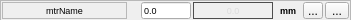
<?xml version="1.0" encoding="UTF-8"?>
<ui version="4.0">
 <class>Form</class>
 <widget class="QWidget" name="Form">
  <property name="geometry">
   <rect>
    <x>0</x>
    <y>0</y>
    <width>351</width>
    <height>20</height>
   </rect>
  </property>
  <property name="minimumSize">
   <size>
    <width>0</width>
    <height>20</height>
   </size>
  </property>
  <property name="maximumSize">
   <size>
    <width>500</width>
    <height>300</height>
   </size>
  </property>
  <property name="windowTitle">
   <string>Form</string>
  </property>
  <property name="styleSheet">
   <string notr="true">
/*----------------------------------------------------------------------------*/
/*----------------------------------------------------------------------------*/
:disabled{
  color: rgb(130,130, 130);

}


QWidget{
	/*background-color: rgb(83, 83, 83);*/
    
	background-color: rgb(100, 100, 100)
}


/*----------------------------------------------------------------------------*/
/*----------------------------------------------------------------------------*/
QPushButton{
    background-color: qlineargradient(x1:0, y1:0, x2:0, y2:1, stop:0 rgb(90, 90, 90), stop:1 rgb(60, 60, 60));
    border: 1px solid black;
    color:rgb(220,220,220);
    padding: 1ex 2ex;
}

QPushButton::hover{
    background-color: qlineargradient(x1:0, y1:0, x2:0, y2:1, stop:0 rgb(150, 150, 150), stop:1 rgb(120, 120, 120));
    color:rgb(255,255,255);
}

QPushButton:pressed{
    background-color: qlineargradient(x1:0, y1:0, x2:0, y2:1, stop:0 rgb(120, 120, 120), stop:1 rgb(90, 90, 90));
}

QDialogButtonBox &gt; QPushButton, QDialog &gt; QPushButton, QWizard &gt; QWidget &gt; QPushButton{
    min-width: 5em;
    min-height: 1.4em;
}

QPushButton#m_pbFolderTpl, QPushButton#m_pbFilenameTpl, QPushButton#m_pbInfo, QPushButton#m_pbSoundPlay
{
   background-color:transparent;
   border: 0px solid red;

}

QPushButton[text=&quot;...&quot;]{
    min-width: 1em;
}

QPushButton#m_pbAdvancedSetting{
   background-color:transparent;
   border:0px solid red;
   padding: 0ex 0ex;
}


/*----------------------------------------------------------------------------*/
/*----------------------------------------------------------------------------*/
QLabel, QCheckBox, QRadioButton{
    color: rgb(220, 220, 220);
}

QLabel#mtrNameFld{
	/*background-color:  qlineargradient(x1:0, y1:0, x2:0, y2:1, stop:0 rgb(180, 180, 180), stop:1 rgb(150, 150, 150));   */
	background-color:  transparent;  
    color:rgb(220,220,220);
}

/*----------------------------------------------------------------------------*/
/*----------------------------------------------------------------------------*/
QLineEdit{
   background-color:  qlineargradient(x1:0, y1:0, x2:0, y2:1, stop:0 rgb(180, 180, 180), stop:1 rgb(150, 150, 150));   
   padding:0px;
   /*margin: -1px 0px 1px -1px;*/
  margin: -1px -1px -1px -1px;
   color:black;
   selection-background-color: qlineargradient(x1:0, y1:0, x2:0, y2:1, stop:0 rgb(120, 120, 120), stop:1 rgb(90, 90, 90));
   selection-color: black;
}

/*----------------------------------------------------------------------------*/
/*----------------------------------------------------------------------------*/
/* fix group box */
QGroupBox{
    color: rgb(200, 200, 200);
    background-color: rgb(90, 90, 90);
border: 2px groove rgb(70, 70, 70); 

    margin-top: 1.1em; /* leave space at the top for the title */ 
    margin-bottom: 0.1em; /* leave space at the top for the title */ 

    font-weight: bold;
}

QGroupBox::title{
    border: 0px solid red;

    subcontrol-origin: margin;
    top: 0px;
}

/*----------------------------------------------------------------------------*/
/*----------------------------------------------------------------------------*/
QTextEdit{
    background-color: rgb(83, 83, 83);
    color: rgb(220,220,220);
    border: 2px groove rgb(70, 70, 70);

   selection-background-color:  rgb(60, 60, 60) ;
   selection-color: rgb(220, 220, 220);
margin: 3px 0px 3px 0px;
}


/*----------------------------------------------------------------------------*/
/*----------------------------------------------------------------------------*/
QToolTip{
      background-color:  qlineargradient(x1:0, y1:0, x2:0, y2:1, stop:0 rgb(180, 180, 180), stop:1 rgb(150, 150, 150)); 
}


</string>
  </property>
  <layout class="QVBoxLayout" name="verticalLayout">
   <property name="spacing">
    <number>0</number>
   </property>
   <property name="sizeConstraint">
    <enum>QLayout::SetNoConstraint</enum>
   </property>
   <property name="margin">
    <number>0</number>
   </property>
   <item>
    <widget class="QFrame" name="frame">
     <property name="minimumSize">
      <size>
       <width>351</width>
       <height>21</height>
      </size>
     </property>
     <property name="maximumSize">
      <size>
       <width>351</width>
       <height>21</height>
      </size>
     </property>
     <property name="frameShape">
      <enum>QFrame::StyledPanel</enum>
     </property>
     <property name="frameShadow">
      <enum>QFrame::Raised</enum>
     </property>
     <layout class="QHBoxLayout" name="horizontalLayout">
      <property name="spacing">
       <number>2</number>
      </property>
      <property name="margin">
       <number>1</number>
      </property>
      <item>
       <widget class="QLabel" name="mtrNameFld">
        <property name="minimumSize">
         <size>
          <width>125</width>
          <height>0</height>
         </size>
        </property>
        <property name="maximumSize">
         <size>
          <width>16777215</width>
          <height>16777215</height>
         </size>
        </property>
        <property name="baseSize">
         <size>
          <width>0</width>
          <height>0</height>
         </size>
        </property>
        <property name="font">
         <font>
          <pointsize>7</pointsize>
          <weight>50</weight>
          <italic>false</italic>
          <bold>false</bold>
         </font>
        </property>
        <property name="frameShape">
         <enum>QFrame::StyledPanel</enum>
        </property>
        <property name="frameShadow">
         <enum>QFrame::Sunken</enum>
        </property>
        <property name="text">
         <string>mtrName</string>
        </property>
        <property name="alignment">
         <set>Qt::AlignCenter</set>
        </property>
       </widget>
      </item>
      <item>
       <widget class="QWidget" name="calibdWgt" native="true">
        <property name="minimumSize">
         <size>
          <width>10</width>
          <height>10</height>
         </size>
        </property>
        <property name="maximumSize">
         <size>
          <width>10</width>
          <height>10</height>
         </size>
        </property>
        <property name="palette">
         <palette>
          <active>
           <colorrole role="WindowText">
            <brush brushstyle="SolidPattern">
             <color alpha="255">
              <red>0</red>
              <green>0</green>
              <blue>0</blue>
             </color>
            </brush>
           </colorrole>
           <colorrole role="Button">
            <brush brushstyle="SolidPattern">
             <color alpha="255">
              <red>100</red>
              <green>100</green>
              <blue>100</blue>
             </color>
            </brush>
           </colorrole>
           <colorrole role="Light">
            <brush brushstyle="SolidPattern">
             <color alpha="255">
              <red>127</red>
              <green>255</green>
              <blue>191</blue>
             </color>
            </brush>
           </colorrole>
           <colorrole role="Midlight">
            <brush brushstyle="SolidPattern">
             <color alpha="255">
              <red>63</red>
              <green>255</green>
              <blue>159</blue>
             </color>
            </brush>
           </colorrole>
           <colorrole role="Dark">
            <brush brushstyle="SolidPattern">
             <color alpha="255">
              <red>0</red>
              <green>127</green>
              <blue>63</blue>
             </color>
            </brush>
           </colorrole>
           <colorrole role="Mid">
            <brush brushstyle="SolidPattern">
             <color alpha="255">
              <red>0</red>
              <green>170</green>
              <blue>84</blue>
             </color>
            </brush>
           </colorrole>
           <colorrole role="Text">
            <brush brushstyle="SolidPattern">
             <color alpha="255">
              <red>0</red>
              <green>0</green>
              <blue>0</blue>
             </color>
            </brush>
           </colorrole>
           <colorrole role="BrightText">
            <brush brushstyle="SolidPattern">
             <color alpha="255">
              <red>255</red>
              <green>255</green>
              <blue>255</blue>
             </color>
            </brush>
           </colorrole>
           <colorrole role="ButtonText">
            <brush brushstyle="SolidPattern">
             <color alpha="255">
              <red>0</red>
              <green>0</green>
              <blue>0</blue>
             </color>
            </brush>
           </colorrole>
           <colorrole role="Base">
            <brush brushstyle="SolidPattern">
             <color alpha="255">
              <red>100</red>
              <green>100</green>
              <blue>100</blue>
             </color>
            </brush>
           </colorrole>
           <colorrole role="Window">
            <brush brushstyle="SolidPattern">
             <color alpha="255">
              <red>100</red>
              <green>100</green>
              <blue>100</blue>
             </color>
            </brush>
           </colorrole>
           <colorrole role="Shadow">
            <brush brushstyle="SolidPattern">
             <color alpha="255">
              <red>0</red>
              <green>0</green>
              <blue>0</blue>
             </color>
            </brush>
           </colorrole>
           <colorrole role="AlternateBase">
            <brush brushstyle="SolidPattern">
             <color alpha="255">
              <red>127</red>
              <green>255</green>
              <blue>191</blue>
             </color>
            </brush>
           </colorrole>
           <colorrole role="NoRole">
            <brush brushstyle="SolidPattern">
             <color alpha="255">
              <red>0</red>
              <green>255</green>
              <blue>127</blue>
             </color>
            </brush>
           </colorrole>
           <colorrole role="ToolTipBase">
            <brush brushstyle="SolidPattern">
             <color alpha="255">
              <red>255</red>
              <green>255</green>
              <blue>220</blue>
             </color>
            </brush>
           </colorrole>
           <colorrole role="ToolTipText">
            <brush brushstyle="SolidPattern">
             <color alpha="255">
              <red>0</red>
              <green>0</green>
              <blue>0</blue>
             </color>
            </brush>
           </colorrole>
          </active>
          <inactive>
           <colorrole role="WindowText">
            <brush brushstyle="SolidPattern">
             <color alpha="255">
              <red>0</red>
              <green>0</green>
              <blue>0</blue>
             </color>
            </brush>
           </colorrole>
           <colorrole role="Button">
            <brush brushstyle="SolidPattern">
             <color alpha="255">
              <red>100</red>
              <green>100</green>
              <blue>100</blue>
             </color>
            </brush>
           </colorrole>
           <colorrole role="Light">
            <brush brushstyle="SolidPattern">
             <color alpha="255">
              <red>127</red>
              <green>255</green>
              <blue>191</blue>
             </color>
            </brush>
           </colorrole>
           <colorrole role="Midlight">
            <brush brushstyle="SolidPattern">
             <color alpha="255">
              <red>63</red>
              <green>255</green>
              <blue>159</blue>
             </color>
            </brush>
           </colorrole>
           <colorrole role="Dark">
            <brush brushstyle="SolidPattern">
             <color alpha="255">
              <red>0</red>
              <green>127</green>
              <blue>63</blue>
             </color>
            </brush>
           </colorrole>
           <colorrole role="Mid">
            <brush brushstyle="SolidPattern">
             <color alpha="255">
              <red>0</red>
              <green>170</green>
              <blue>84</blue>
             </color>
            </brush>
           </colorrole>
           <colorrole role="Text">
            <brush brushstyle="SolidPattern">
             <color alpha="255">
              <red>0</red>
              <green>0</green>
              <blue>0</blue>
             </color>
            </brush>
           </colorrole>
           <colorrole role="BrightText">
            <brush brushstyle="SolidPattern">
             <color alpha="255">
              <red>255</red>
              <green>255</green>
              <blue>255</blue>
             </color>
            </brush>
           </colorrole>
           <colorrole role="ButtonText">
            <brush brushstyle="SolidPattern">
             <color alpha="255">
              <red>0</red>
              <green>0</green>
              <blue>0</blue>
             </color>
            </brush>
           </colorrole>
           <colorrole role="Base">
            <brush brushstyle="SolidPattern">
             <color alpha="255">
              <red>100</red>
              <green>100</green>
              <blue>100</blue>
             </color>
            </brush>
           </colorrole>
           <colorrole role="Window">
            <brush brushstyle="SolidPattern">
             <color alpha="255">
              <red>100</red>
              <green>100</green>
              <blue>100</blue>
             </color>
            </brush>
           </colorrole>
           <colorrole role="Shadow">
            <brush brushstyle="SolidPattern">
             <color alpha="255">
              <red>0</red>
              <green>0</green>
              <blue>0</blue>
             </color>
            </brush>
           </colorrole>
           <colorrole role="AlternateBase">
            <brush brushstyle="SolidPattern">
             <color alpha="255">
              <red>127</red>
              <green>255</green>
              <blue>191</blue>
             </color>
            </brush>
           </colorrole>
           <colorrole role="NoRole">
            <brush brushstyle="SolidPattern">
             <color alpha="255">
              <red>0</red>
              <green>255</green>
              <blue>127</blue>
             </color>
            </brush>
           </colorrole>
           <colorrole role="ToolTipBase">
            <brush brushstyle="SolidPattern">
             <color alpha="255">
              <red>255</red>
              <green>255</green>
              <blue>220</blue>
             </color>
            </brush>
           </colorrole>
           <colorrole role="ToolTipText">
            <brush brushstyle="SolidPattern">
             <color alpha="255">
              <red>0</red>
              <green>0</green>
              <blue>0</blue>
             </color>
            </brush>
           </colorrole>
          </inactive>
          <disabled>
           <colorrole role="WindowText">
            <brush brushstyle="SolidPattern">
             <color alpha="255">
              <red>130</red>
              <green>130</green>
              <blue>130</blue>
             </color>
            </brush>
           </colorrole>
           <colorrole role="Button">
            <brush brushstyle="SolidPattern">
             <color alpha="255">
              <red>100</red>
              <green>100</green>
              <blue>100</blue>
             </color>
            </brush>
           </colorrole>
           <colorrole role="Light">
            <brush brushstyle="SolidPattern">
             <color alpha="255">
              <red>127</red>
              <green>255</green>
              <blue>191</blue>
             </color>
            </brush>
           </colorrole>
           <colorrole role="Midlight">
            <brush brushstyle="SolidPattern">
             <color alpha="255">
              <red>63</red>
              <green>255</green>
              <blue>159</blue>
             </color>
            </brush>
           </colorrole>
           <colorrole role="Dark">
            <brush brushstyle="SolidPattern">
             <color alpha="255">
              <red>0</red>
              <green>127</green>
              <blue>63</blue>
             </color>
            </brush>
           </colorrole>
           <colorrole role="Mid">
            <brush brushstyle="SolidPattern">
             <color alpha="255">
              <red>0</red>
              <green>170</green>
              <blue>84</blue>
             </color>
            </brush>
           </colorrole>
           <colorrole role="Text">
            <brush brushstyle="SolidPattern">
             <color alpha="255">
              <red>130</red>
              <green>130</green>
              <blue>130</blue>
             </color>
            </brush>
           </colorrole>
           <colorrole role="BrightText">
            <brush brushstyle="SolidPattern">
             <color alpha="255">
              <red>255</red>
              <green>255</green>
              <blue>255</blue>
             </color>
            </brush>
           </colorrole>
           <colorrole role="ButtonText">
            <brush brushstyle="SolidPattern">
             <color alpha="255">
              <red>130</red>
              <green>130</green>
              <blue>130</blue>
             </color>
            </brush>
           </colorrole>
           <colorrole role="Base">
            <brush brushstyle="SolidPattern">
             <color alpha="255">
              <red>100</red>
              <green>100</green>
              <blue>100</blue>
             </color>
            </brush>
           </colorrole>
           <colorrole role="Window">
            <brush brushstyle="SolidPattern">
             <color alpha="255">
              <red>100</red>
              <green>100</green>
              <blue>100</blue>
             </color>
            </brush>
           </colorrole>
           <colorrole role="Shadow">
            <brush brushstyle="SolidPattern">
             <color alpha="255">
              <red>0</red>
              <green>0</green>
              <blue>0</blue>
             </color>
            </brush>
           </colorrole>
           <colorrole role="AlternateBase">
            <brush brushstyle="SolidPattern">
             <color alpha="255">
              <red>0</red>
              <green>255</green>
              <blue>127</blue>
             </color>
            </brush>
           </colorrole>
           <colorrole role="NoRole">
            <brush brushstyle="SolidPattern">
             <color alpha="255">
              <red>0</red>
              <green>255</green>
              <blue>127</blue>
             </color>
            </brush>
           </colorrole>
           <colorrole role="ToolTipBase">
            <brush brushstyle="SolidPattern">
             <color alpha="255">
              <red>255</red>
              <green>255</green>
              <blue>220</blue>
             </color>
            </brush>
           </colorrole>
           <colorrole role="ToolTipText">
            <brush brushstyle="SolidPattern">
             <color alpha="255">
              <red>0</red>
              <green>0</green>
              <blue>0</blue>
             </color>
            </brush>
           </colorrole>
          </disabled>
         </palette>
        </property>
        <property name="toolTip">
         <string>green if calibrated</string>
        </property>
        <property name="autoFillBackground">
         <bool>false</bool>
        </property>
       </widget>
      </item>
      <item>
       <widget class="QLineEdit" name="setPosFld">
        <property name="minimumSize">
         <size>
          <width>50</width>
          <height>0</height>
         </size>
        </property>
        <property name="maximumSize">
         <size>
          <width>50</width>
          <height>16777215</height>
         </size>
        </property>
        <property name="font">
         <font>
          <pointsize>7</pointsize>
          <weight>50</weight>
          <bold>false</bold>
         </font>
        </property>
        <property name="toolTip">
         <string>move absolute</string>
        </property>
        <property name="text">
         <string>0.0</string>
        </property>
       </widget>
      </item>
      <item>
       <widget class="QLabel" name="posFbkLbl">
        <property name="minimumSize">
         <size>
          <width>80</width>
          <height>0</height>
         </size>
        </property>
        <property name="maximumSize">
         <size>
          <width>80</width>
          <height>30</height>
         </size>
        </property>
        <property name="baseSize">
         <size>
          <width>0</width>
          <height>0</height>
         </size>
        </property>
        <property name="palette">
         <palette>
          <active>
           <colorrole role="WindowText">
            <brush brushstyle="SolidPattern">
             <color alpha="255">
              <red>220</red>
              <green>220</green>
              <blue>220</blue>
             </color>
            </brush>
           </colorrole>
           <colorrole role="Button">
            <brush brushstyle="SolidPattern">
             <color alpha="255">
              <red>100</red>
              <green>100</green>
              <blue>100</blue>
             </color>
            </brush>
           </colorrole>
           <colorrole role="Light">
            <brush brushstyle="SolidPattern">
             <color alpha="255">
              <red>255</red>
              <green>255</green>
              <blue>255</blue>
             </color>
            </brush>
           </colorrole>
           <colorrole role="Midlight">
            <brush brushstyle="SolidPattern">
             <color alpha="255">
              <red>235</red>
              <green>235</green>
              <blue>235</blue>
             </color>
            </brush>
           </colorrole>
           <colorrole role="Dark">
            <brush brushstyle="SolidPattern">
             <color alpha="255">
              <red>108</red>
              <green>108</green>
              <blue>108</blue>
             </color>
            </brush>
           </colorrole>
           <colorrole role="Mid">
            <brush brushstyle="SolidPattern">
             <color alpha="255">
              <red>144</red>
              <green>144</green>
              <blue>144</blue>
             </color>
            </brush>
           </colorrole>
           <colorrole role="Text">
            <brush brushstyle="SolidPattern">
             <color alpha="255">
              <red>220</red>
              <green>220</green>
              <blue>220</blue>
             </color>
            </brush>
           </colorrole>
           <colorrole role="BrightText">
            <brush brushstyle="SolidPattern">
             <color alpha="255">
              <red>255</red>
              <green>255</green>
              <blue>255</blue>
             </color>
            </brush>
           </colorrole>
           <colorrole role="ButtonText">
            <brush brushstyle="SolidPattern">
             <color alpha="255">
              <red>220</red>
              <green>220</green>
              <blue>220</blue>
             </color>
            </brush>
           </colorrole>
           <colorrole role="Base">
            <brush brushstyle="SolidPattern">
             <color alpha="255">
              <red>100</red>
              <green>100</green>
              <blue>100</blue>
             </color>
            </brush>
           </colorrole>
           <colorrole role="Window">
            <brush brushstyle="SolidPattern">
             <color alpha="255">
              <red>100</red>
              <green>100</green>
              <blue>100</blue>
             </color>
            </brush>
           </colorrole>
           <colorrole role="Shadow">
            <brush brushstyle="SolidPattern">
             <color alpha="255">
              <red>0</red>
              <green>0</green>
              <blue>0</blue>
             </color>
            </brush>
           </colorrole>
           <colorrole role="AlternateBase">
            <brush brushstyle="SolidPattern">
             <color alpha="255">
              <red>235</red>
              <green>235</green>
              <blue>235</blue>
             </color>
            </brush>
           </colorrole>
           <colorrole role="ToolTipBase">
            <brush brushstyle="SolidPattern">
             <color alpha="255">
              <red>255</red>
              <green>255</green>
              <blue>220</blue>
             </color>
            </brush>
           </colorrole>
           <colorrole role="ToolTipText">
            <brush brushstyle="SolidPattern">
             <color alpha="255">
              <red>0</red>
              <green>0</green>
              <blue>0</blue>
             </color>
            </brush>
           </colorrole>
          </active>
          <inactive>
           <colorrole role="WindowText">
            <brush brushstyle="SolidPattern">
             <color alpha="255">
              <red>220</red>
              <green>220</green>
              <blue>220</blue>
             </color>
            </brush>
           </colorrole>
           <colorrole role="Button">
            <brush brushstyle="SolidPattern">
             <color alpha="255">
              <red>100</red>
              <green>100</green>
              <blue>100</blue>
             </color>
            </brush>
           </colorrole>
           <colorrole role="Light">
            <brush brushstyle="SolidPattern">
             <color alpha="255">
              <red>255</red>
              <green>255</green>
              <blue>255</blue>
             </color>
            </brush>
           </colorrole>
           <colorrole role="Midlight">
            <brush brushstyle="SolidPattern">
             <color alpha="255">
              <red>235</red>
              <green>235</green>
              <blue>235</blue>
             </color>
            </brush>
           </colorrole>
           <colorrole role="Dark">
            <brush brushstyle="SolidPattern">
             <color alpha="255">
              <red>108</red>
              <green>108</green>
              <blue>108</blue>
             </color>
            </brush>
           </colorrole>
           <colorrole role="Mid">
            <brush brushstyle="SolidPattern">
             <color alpha="255">
              <red>144</red>
              <green>144</green>
              <blue>144</blue>
             </color>
            </brush>
           </colorrole>
           <colorrole role="Text">
            <brush brushstyle="SolidPattern">
             <color alpha="255">
              <red>220</red>
              <green>220</green>
              <blue>220</blue>
             </color>
            </brush>
           </colorrole>
           <colorrole role="BrightText">
            <brush brushstyle="SolidPattern">
             <color alpha="255">
              <red>255</red>
              <green>255</green>
              <blue>255</blue>
             </color>
            </brush>
           </colorrole>
           <colorrole role="ButtonText">
            <brush brushstyle="SolidPattern">
             <color alpha="255">
              <red>220</red>
              <green>220</green>
              <blue>220</blue>
             </color>
            </brush>
           </colorrole>
           <colorrole role="Base">
            <brush brushstyle="SolidPattern">
             <color alpha="255">
              <red>100</red>
              <green>100</green>
              <blue>100</blue>
             </color>
            </brush>
           </colorrole>
           <colorrole role="Window">
            <brush brushstyle="SolidPattern">
             <color alpha="255">
              <red>100</red>
              <green>100</green>
              <blue>100</blue>
             </color>
            </brush>
           </colorrole>
           <colorrole role="Shadow">
            <brush brushstyle="SolidPattern">
             <color alpha="255">
              <red>0</red>
              <green>0</green>
              <blue>0</blue>
             </color>
            </brush>
           </colorrole>
           <colorrole role="AlternateBase">
            <brush brushstyle="SolidPattern">
             <color alpha="255">
              <red>235</red>
              <green>235</green>
              <blue>235</blue>
             </color>
            </brush>
           </colorrole>
           <colorrole role="ToolTipBase">
            <brush brushstyle="SolidPattern">
             <color alpha="255">
              <red>255</red>
              <green>255</green>
              <blue>220</blue>
             </color>
            </brush>
           </colorrole>
           <colorrole role="ToolTipText">
            <brush brushstyle="SolidPattern">
             <color alpha="255">
              <red>0</red>
              <green>0</green>
              <blue>0</blue>
             </color>
            </brush>
           </colorrole>
          </inactive>
          <disabled>
           <colorrole role="WindowText">
            <brush brushstyle="SolidPattern">
             <color alpha="255">
              <red>130</red>
              <green>130</green>
              <blue>130</blue>
             </color>
            </brush>
           </colorrole>
           <colorrole role="Button">
            <brush brushstyle="SolidPattern">
             <color alpha="255">
              <red>100</red>
              <green>100</green>
              <blue>100</blue>
             </color>
            </brush>
           </colorrole>
           <colorrole role="Light">
            <brush brushstyle="SolidPattern">
             <color alpha="255">
              <red>255</red>
              <green>255</green>
              <blue>255</blue>
             </color>
            </brush>
           </colorrole>
           <colorrole role="Midlight">
            <brush brushstyle="SolidPattern">
             <color alpha="255">
              <red>235</red>
              <green>235</green>
              <blue>235</blue>
             </color>
            </brush>
           </colorrole>
           <colorrole role="Dark">
            <brush brushstyle="SolidPattern">
             <color alpha="255">
              <red>108</red>
              <green>108</green>
              <blue>108</blue>
             </color>
            </brush>
           </colorrole>
           <colorrole role="Mid">
            <brush brushstyle="SolidPattern">
             <color alpha="255">
              <red>144</red>
              <green>144</green>
              <blue>144</blue>
             </color>
            </brush>
           </colorrole>
           <colorrole role="Text">
            <brush brushstyle="SolidPattern">
             <color alpha="255">
              <red>130</red>
              <green>130</green>
              <blue>130</blue>
             </color>
            </brush>
           </colorrole>
           <colorrole role="BrightText">
            <brush brushstyle="SolidPattern">
             <color alpha="255">
              <red>255</red>
              <green>255</green>
              <blue>255</blue>
             </color>
            </brush>
           </colorrole>
           <colorrole role="ButtonText">
            <brush brushstyle="SolidPattern">
             <color alpha="255">
              <red>130</red>
              <green>130</green>
              <blue>130</blue>
             </color>
            </brush>
           </colorrole>
           <colorrole role="Base">
            <brush brushstyle="SolidPattern">
             <color alpha="255">
              <red>100</red>
              <green>100</green>
              <blue>100</blue>
             </color>
            </brush>
           </colorrole>
           <colorrole role="Window">
            <brush brushstyle="SolidPattern">
             <color alpha="255">
              <red>100</red>
              <green>100</green>
              <blue>100</blue>
             </color>
            </brush>
           </colorrole>
           <colorrole role="Shadow">
            <brush brushstyle="SolidPattern">
             <color alpha="255">
              <red>0</red>
              <green>0</green>
              <blue>0</blue>
             </color>
            </brush>
           </colorrole>
           <colorrole role="AlternateBase">
            <brush brushstyle="SolidPattern">
             <color alpha="255">
              <red>216</red>
              <green>216</green>
              <blue>216</blue>
             </color>
            </brush>
           </colorrole>
           <colorrole role="ToolTipBase">
            <brush brushstyle="SolidPattern">
             <color alpha="255">
              <red>255</red>
              <green>255</green>
              <blue>220</blue>
             </color>
            </brush>
           </colorrole>
           <colorrole role="ToolTipText">
            <brush brushstyle="SolidPattern">
             <color alpha="255">
              <red>0</red>
              <green>0</green>
              <blue>0</blue>
             </color>
            </brush>
           </colorrole>
          </disabled>
         </palette>
        </property>
        <property name="font">
         <font>
          <pointsize>7</pointsize>
          <weight>50</weight>
          <bold>false</bold>
         </font>
        </property>
        <property name="autoFillBackground">
         <bool>false</bool>
        </property>
        <property name="frameShape">
         <enum>QFrame::StyledPanel</enum>
        </property>
        <property name="frameShadow">
         <enum>QFrame::Sunken</enum>
        </property>
        <property name="text">
         <string>0.0</string>
        </property>
        <property name="alignment">
         <set>Qt::AlignCenter</set>
        </property>
       </widget>
      </item>
      <item>
       <widget class="QLabel" name="unitsLbl">
        <property name="minimumSize">
         <size>
          <width>20</width>
          <height>0</height>
         </size>
        </property>
        <property name="font">
         <font>
          <pointsize>7</pointsize>
          <weight>75</weight>
          <bold>true</bold>
         </font>
        </property>
        <property name="text">
         <string>mm</string>
        </property>
        <property name="alignment">
         <set>Qt::AlignCenter</set>
        </property>
       </widget>
      </item>
      <item>
       <widget class="QToolButton" name="stopBtn">
        <property name="maximumSize">
         <size>
          <width>20</width>
          <height>20</height>
         </size>
        </property>
        <property name="font">
         <font>
          <kerning>true</kerning>
         </font>
        </property>
        <property name="toolTip">
         <string>Stop</string>
        </property>
        <property name="text">
         <string>...</string>
        </property>
        <property name="icon">
         <iconset>
          <normaloff>../../../../../icons/stop.ico</normaloff>../../../../../icons/stop.ico</iconset>
        </property>
        <property name="autoRepeatInterval">
         <number>101</number>
        </property>
       </widget>
      </item>
      <item>
       <widget class="QToolButton" name="detailsBtn">
        <property name="toolTip">
         <string>Details</string>
        </property>
        <property name="text">
         <string>...</string>
        </property>
        <property name="icon">
         <iconset>
          <normaloff>../../../../../icons/network.ico</normaloff>../../../../../icons/network.ico</iconset>
        </property>
       </widget>
      </item>
     </layout>
    </widget>
   </item>
  </layout>
 </widget>
 <resources>
  <include location="../../../../../icons/icons.qrc"/>
 </resources>
 <connections/>
</ui>
